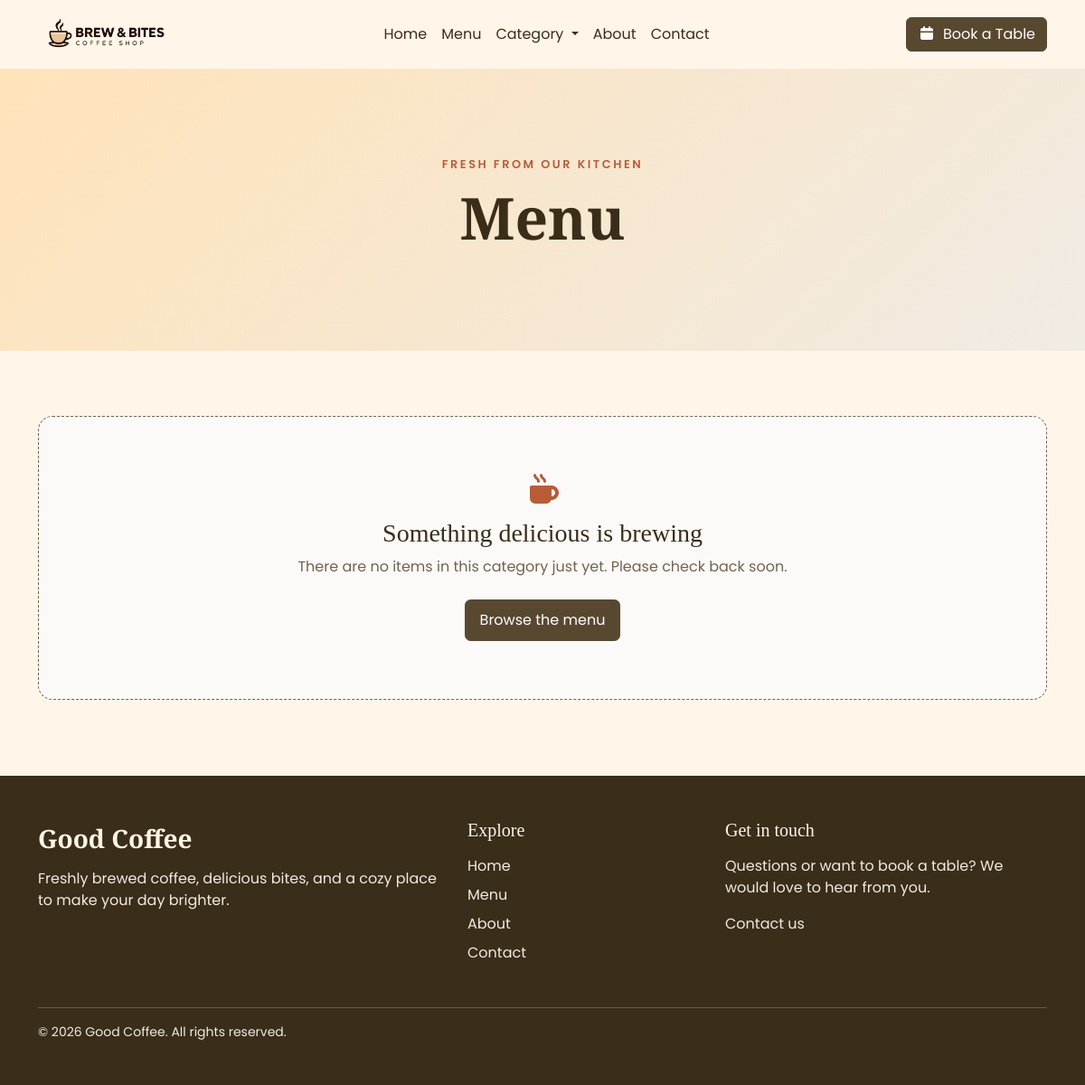
The app's page /menu/, older data.
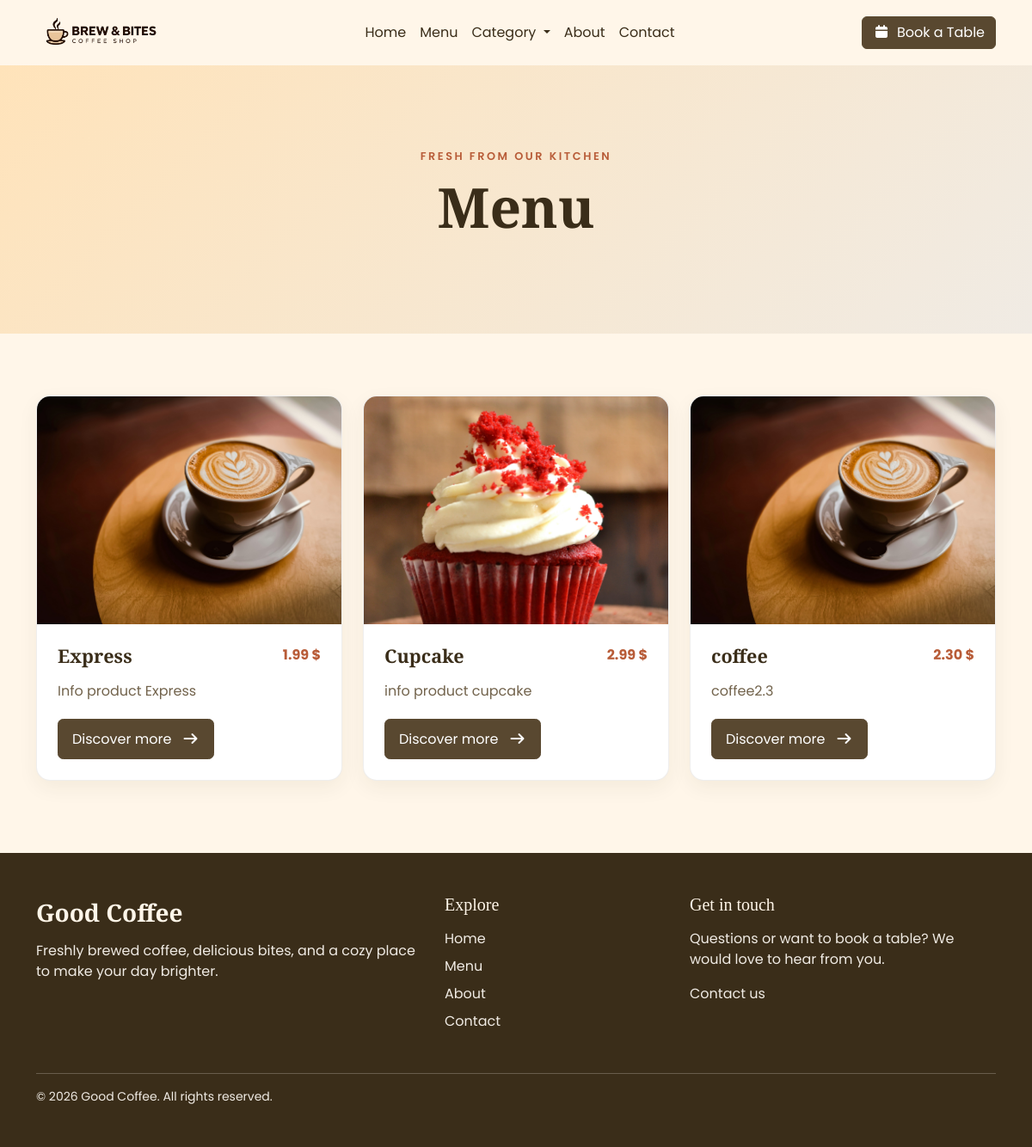
The same page, newer data.
### aplikacion/models.py (models this page shows, shortened)
class Product(models.Model):
    product_slug = models.SlugField(primary_key=True)
    product_name = models.CharField(max_length=200, null=True, blank=True)
    product_description = models.TextField(null=True, blank=True)
    product_price = models.DecimalField(max_digits=6, decimal_places=2, null=True, blank=True)
    product_image = models.ImageField(upload_to="product/")
    product_category = models.ForeignKey(Category, on_delete=models.CASCADE, null=True, blank=True)
    product_ingredient = models.ManyToManyField(Ingredient, blank=True, null=True)

### aplikacion/views.py (the view)
# urls.py: path("menu/", views.menu, name="menuPage"),
def menu(request):
    allCategory = Category.objects.all()
    allProduct = Product.objects.all()
    context = { "allCategory":allCategory, "allProduct":allProduct}
    return render(request, "menu.html", context)

### aplikacion/templates/menu.html (shortened to what this page needs)
{% extends 'index.html' %}
{% load static %}
{% block content %}
<main class="category-page">
    <section class="category-heading">
        <div class="container">
            <p class="category-eyebrow">Fresh from our kitchen</p>
            <h1>Menu</h1>
        </div>
    </section>
    <section class="container category-products" aria-label="products">
        <div class="row g-4">
            {% for product in allProduct %}
            <div class="col-12 col-md-6 col-lg-4">
                <article class="card category-product-card h-100">
                    <a class="category-product-image-link" href="{% url 'productPage' product.product_slug %}" aria-label="View {{product.product_name}}">
                        <img src="{{product.product_image.url}}" class="card-img-top category-product-image" alt="{{product.product_name}}">
                    </a>
                    <div class="card-body d-flex flex-column">
                        <div class="d-flex justify-content-between align-items-start gap-3">
                            <h2 class="card-title category-product-title">{{product.product_name}}</h2>
                            {% if product.product_price %}
                            <p class="category-product-price mb-0">{{product.product_price}} $</p>
                            {% endif %}
                        </div>
                        {% if product.product_description %}
                        <p class="category-product-description">{{product.product_description|truncatewords:18}}</p>
                        {% endif %}
                        <a href="{% url 'productPage' product.product_slug %}" class="btn category-product-button mt-auto">
                            Discover more <i class="fa-solid fa-arrow-right ms-2" aria-hidden="true"></i>
                        </a>
                    </div>
                </article>
            </div>
            {% empty %}
            <div class="col-12">
                <div class="category-empty-state">
                    <i class="fa-solid fa-mug-hot" aria-hidden="true"></i>
                    <h2>Something delicious is brewing</h2>
                    <p>There are no items in this category just yet. Please check back soon.</p>
                    <a href="{% url 'menuPage' %}" class="btn category-product-button">Browse the menu</a>
                </div>
            </div>
            {% endfor %}
        </div>
    </section>
</main>
{% endblock %}

### aplikacion/templates/index.html (shortened to what this page needs)
<!DOCTYPE html>
{% load static %}
<html lang="en">
<head>
    <link href="https://cdn.jsdelivr.net/npm/bootstrap@5.3.8/dist/css/bootstrap.min.css" rel="stylesheet"
>
    <link rel="stylesheet" href="https://cdnjs.cloudflare.com/ajax/libs/font-awesome/7.3.1/css/all.min.css"
>
    <link rel="stylesheet" href="{% static 'css/style.css' %}">
</head>
<body>
    {% include 'navbar.html' %}
    {% block content %} {% endblock %}
     {% include 'footer.html' %}
</body>
</html>

### aplikacion/templates/navbar.html (shortened to what this page needs)
    {% load static %}
    <nav class="navbar navbar-expand-lg">
        <div class="container">
            <a class="navbar-brand" href="{% url 'homePage' %}"><img src="{% static 'images/logo.png' %}" alt=""></a>
            <div class="collapse navbar-collapse" id="navbarSupportedContent">
                <ul class="navbar-nav mx-auto mb-2 mb-lg-0">
                    <li class="nav-item">
                        <a class="nav-link active" aria-current="page" href="{% url 'homePage' %}">Home</a>
                    </li>
                    <li class="nav-item">
                        <a class="nav-link" href="{% url 'menuPage' %}">Menu</a>
                    </li>
                    <li class="nav-item dropdown">
          <a class="nav-link dropdown-toggle" role="button" data-bs-toggle="dropdown" aria-expanded="false">
            Category
          </a>
        </li>
                    <li class="nav-item">
                        <a class="nav-link" href="{% url 'aboutPage' %}">About</a>
                    </li>
                    <li class="nav-item">
                        <a class="nav-link" href="{% url 'contactPage' %}">Contact</a>
                    </li>
                </ul>
                <div class="d-flex">
                    <a href="{% url "bookPage" %}" class="btn book-button">
                        <i class="fa-solid fa-calendar me-2"></i>Book a Table</a>
                </div>
            </div>
        </div>
    </nav>

### aplikacion/templates/footer.html
<footer class="site-footer">
    <div class="container py-5">
        <div class="row g-4">
            <div class="col-12 col-lg-5">
                <a class="footer-brand" href="{% url 'homePage' %}">Good Coffee</a>
                <p class="footer-description">
                    Freshly brewed coffee, delicious bites, and a cozy place to make your day brighter.
                </p>
            </div>
            <div class="col-6 col-lg-3">
                <h2 class="footer-heading">Explore</h2>
                <ul class="footer-links list-unstyled">
                    <li><a href="{% url 'homePage' %}">Home</a></li>
                    <li><a href="{% url 'menuPage' %}">Menu</a></li>
                    <li><a href="{% url 'aboutPage' %}">About</a></li>
                    <li><a href="{% url 'contactPage' %}">Contact</a></li>
                </ul>
            </div>
            <div class="col-6 col-lg-4">
                <h2 class="footer-heading">Get in touch</h2>
                <p class="footer-description">Questions or want to book a table? We would love to hear from you.</p>
                <a class="footer-contact-link" href="{% url 'contactPage' %}">Contact us</a>
            </div>
        </div>
        <hr class="footer-divider">
        <p class="footer-copyright mb-0">&copy; {% now "Y" %} Good Coffee. All rights reserved.</p>
    </div>
</footer>

### aplikacion/static/css/style.css (style rules this page uses)
:root { --color-primary-brand-1: #FFF6E9; --color-primary-brand-2: #ffd79c9c; --color-primary-light-1: #FFFFFF; --color-primary-light-2: #FCFAF8; --color-primary-light-3: #F0EBE4; --color-primary-dark-1: #3A2D19; --color-primary-dark-2: #594830; --color-primary-dark-3: #72634C; --color-accent: #B85C38; --font-title: "Playfair Display", serif; --font-text: "Poppins", sans-serif; }
* { margin: 0; padding: 0; box-sizing: border-box; }
body { font-size: 16px; line-height: 1.5; font-family: var(--font-text); background-color: var(--color-primary-brand-1); }
h1, h2, h3, h4, h5, h6 { font-family: var(--font-title); }
.navbar-brand>img { height: 50px; }
.book-button { background-color: var(--color-primary-dark-2); color: var(--color-primary-light-1); border: 1px solid var(--color-primary-dark-2); }
.navbar { background-color: var(--color-primary-brand-1); }
.navbar .nav-link,.navbar .nav-link.active { color: var(--color-primary-dark-1); }
.category-heading { background: linear-gradient(135deg, var(--color-primary-brand-2), var(--color-primary-light-3)); padding: clamp(3rem, 8vw, 6rem) 0; text-align: center; }
.category-eyebrow { color: var(--color-accent); font-size: 0.8rem; font-weight: 600; letter-spacing: 0.2em; margin-bottom: 0.75rem; text-transform: uppercase; }
.category-heading h1 { color: var(--color-primary-dark-1); font-family: var(--font-title); font-size: clamp(2.5rem, 6vw, 4rem); font-weight: 700; margin-bottom: 0.75rem; }
.category-products { padding-bottom: clamp(3rem, 7vw, 5.5rem); padding-top: clamp(2.5rem, 6vw, 4.5rem); }
.category-product-card { background-color: var(--color-primary-light-1); border: 1px solid rgba(58, 45, 25, 0.08); border-radius: 1rem; box-shadow: 0 0.5rem 1.5rem rgba(58, 45, 25, 0.06); overflow: hidden; transition: box-shadow 0.2s ease, transform 0.2s ease; }
.category-product-image-link { display: block; overflow: hidden; }
.category-product-image { aspect-ratio: 4 / 3; object-fit: cover; transition: transform 0.3s ease; }
.category-product-card .card-body { padding: 1.5rem; }
.category-product-title { color: var(--color-primary-dark-1); font-family: var(--font-title); font-size: 1.35rem; font-weight: 700; margin: 0; }
.category-product-price { color: var(--color-accent); font-size: 1rem; font-weight: 700; white-space: nowrap; }
.category-product-description { color: var(--color-primary-dark-3); margin: 1rem 0 1.25rem; }
.category-product-button { align-self: flex-start; background-color: var(--color-primary-dark-2); border: 1px solid var(--color-primary-dark-2); border-radius: 0.4rem; color: var(--color-primary-light-1); padding: 0.65rem 1rem; transition: background-color 0.2s ease, color 0.2s ease; }
.site-footer { background-color: var(--color-primary-dark-1); color: var(--color-primary-light-1); }
.footer-brand { color: var(--color-primary-brand-1); font-family: var(--font-title); font-size: 1.75rem; font-weight: 700; text-decoration: none; }
.footer-description { color: var(--color-primary-light-3); max-width: 28rem; margin-top: 0.75rem; }
.footer-heading { color: var(--color-primary-brand-1); font-family: var(--font-title); font-size: 1.25rem; margin-bottom: 1rem; }
.footer-links li + li { margin-top: 0.5rem; }
.footer-links a, .footer-contact-link { color: var(--color-primary-light-3); text-decoration: none; transition: color 0.2s ease; }
.footer-divider { border-color: var(--color-primary-light-3); margin: 2rem 0 1rem; opacity: 0.25; }
.footer-copyright { color: var(--color-primary-light-3); font-size: 0.875rem; }

Row changes from the older to the newer data that the page shows:
added Product: product_image (picture), product_name "Express", product_price "1.99", product_description "Info product Express"
added Product: product_image (picture), product_name "Cupcake", product_price "2.99", product_description "info product cupcake"
added Product: product_image (picture), product_name "coffee", product_price "2.30", product_description "coffee2.3"
Text that changed along with them:
text no longer shown: "Something delicious is brewing There are no items in this category just yet. Please check back soon. Browse the menu"
